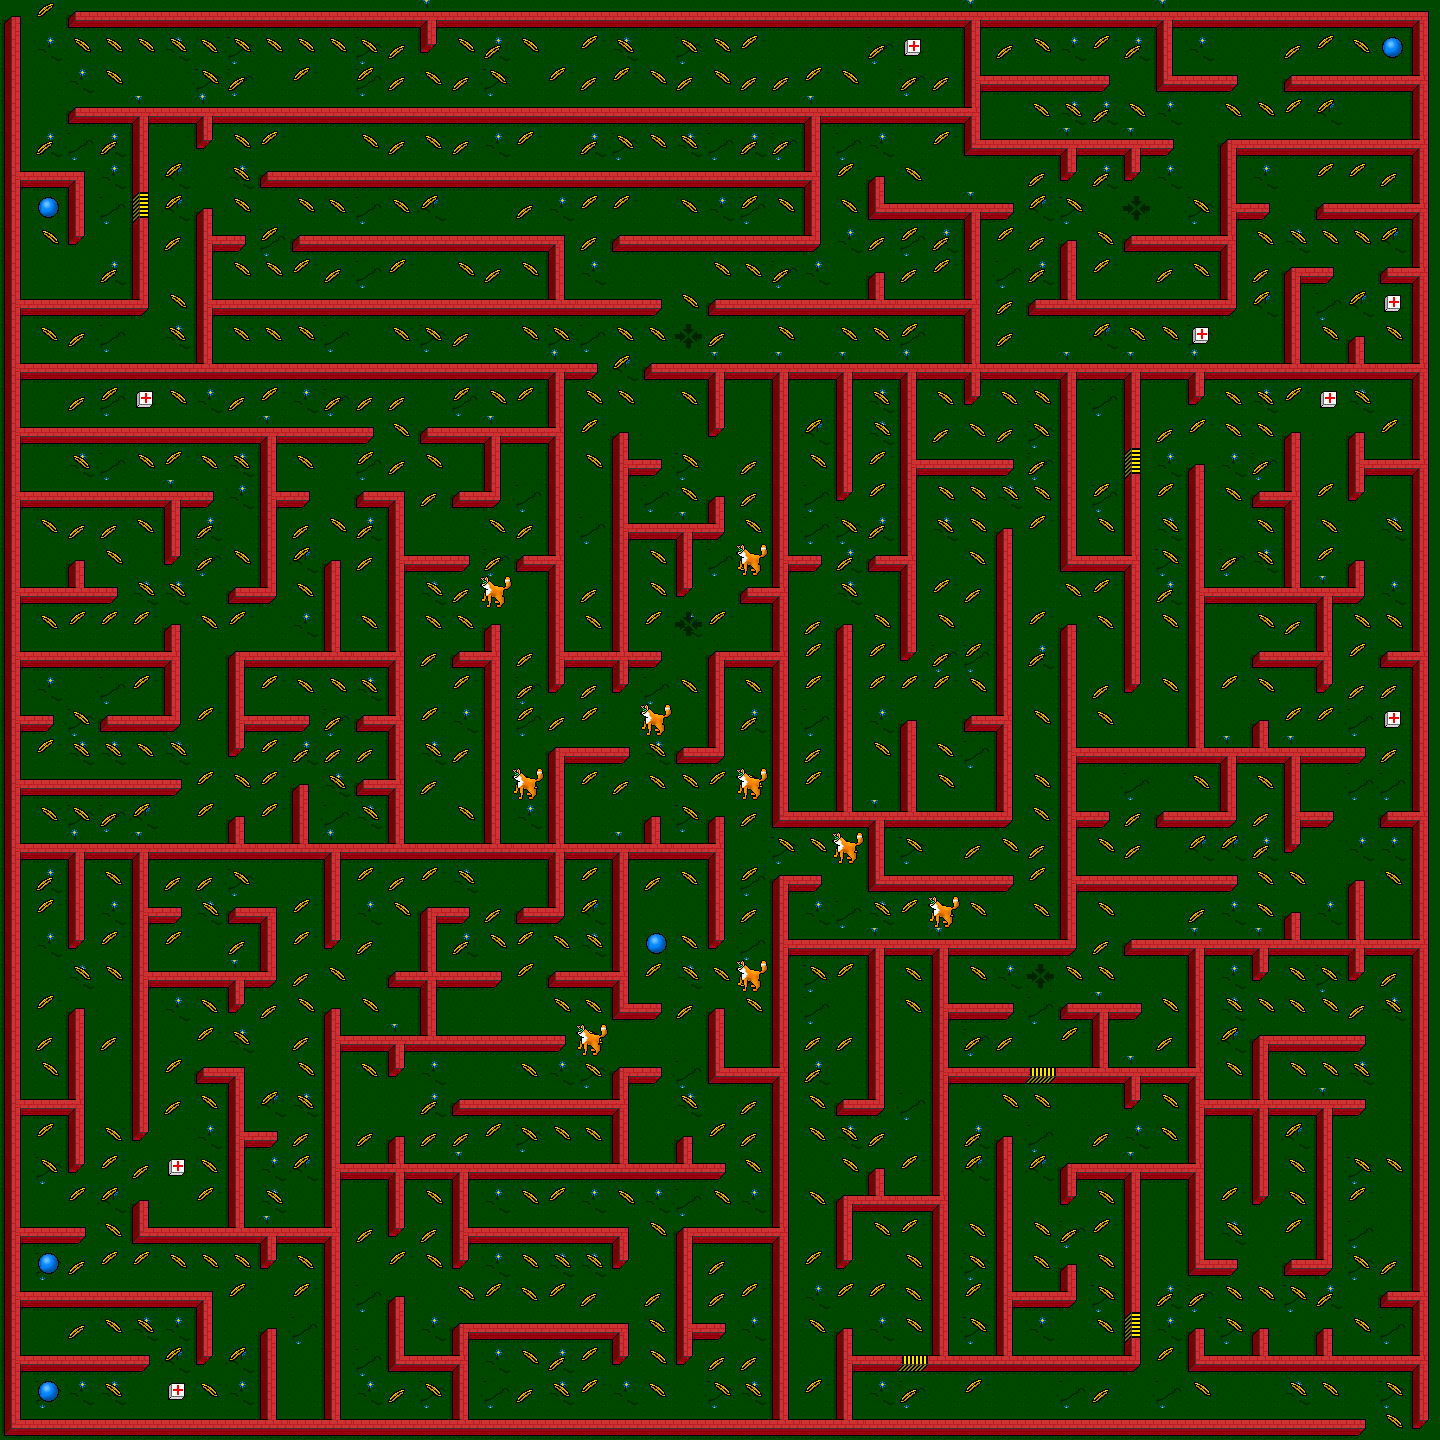

A 2D game scene composited from a Tiled map and its tileset images. What follows is a short description and the map's XML, with each tile layer's data collapsed to a summary:
An orthogonal 45x45 tile map with 32x32 px tiles, 3 tile layers (maze, grain, enemy), 3 tilesets.

<map version="1.2" tiledversion="1.2.2" orientation="orthogonal" renderorder="right-down" width="45" height="45" tilewidth="32" tileheight="32" infinite="0" nextlayerid="2" nextobjectid="1">
 <tileset firstgid="1" name="maze" tilewidth="32" tileheight="32" tilecount="24" columns="4">
  <image source="tiles.png" width="128" height="192" />
 </tileset>
 <tileset firstgid="25" name="grain" tilewidth="32" tileheight="32" tilecount="10" columns="10">
  <image source="grain.png" width="320" height="32" />
 </tileset>
 <tileset firstgid="35" name="enemy" tilewidth="32" tileheight="32" tilecount="12" columns="4">
  <image source="enemy.png" width="128" height="96" />
 </tileset>
 <layer id="1" name="maze" width="45" height="45">
  <data>[2025 cells, 2025 non-empty, 20 distinct tile ids]</data>
 </layer>
 <layer id="2" name="grain" width="45" height="45">
  <data>[2025 cells, 662 non-empty, 7 distinct tile ids]</data>
 </layer>
 <layer id="3" name="enemy" width="45" height="45">
  <data>[2025 cells, 9 non-empty, 1 distinct tile ids]</data>
 </layer>
</map>